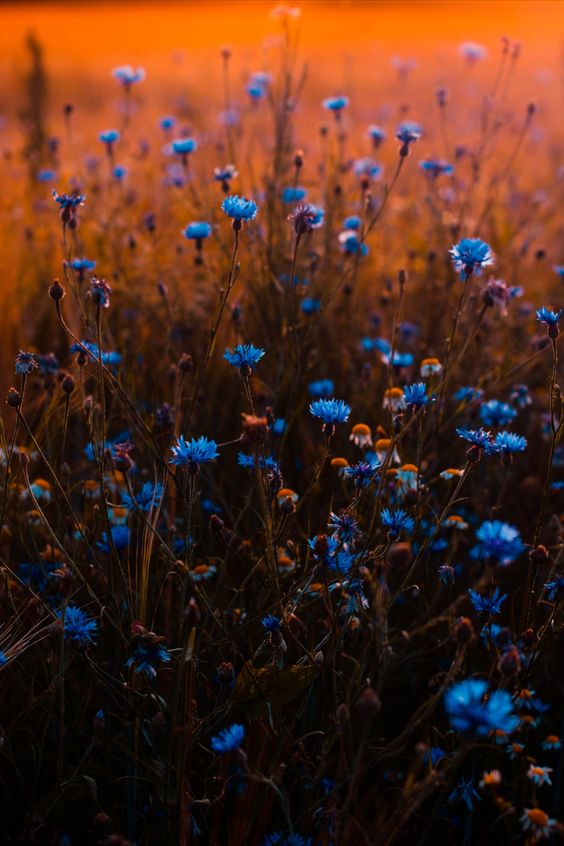
#> input picture sample.jpg, 564 x 846 px
$ python main.py
#> lines starting #> are read from the running program, lines starting #| are printed output that depends on the picture
from PIL import Image
import numpy as np

raw_image = Image.open("sample.jpg")
#> raw_image is the input picture: PIL image 564x846 RGB; mean R, G, B 81.1, 44.1, 30
img = raw_image.copy()
arr = np.array(img)
print(arr[0])
#> (printed output is left out)

with open("raw_array_image.txt", "w") as file:
    file.write(str(arr))


row_count = arr.shape[0]
#> row_count = 846
col_count = arr.shape[1]
#> col_count = 564
print(f"Image Resulation: {row_count} x {col_count}")
#| Image Resulation: 846 x 564

# arr[:][1000] = [255, 0, 0,255]

# actually its just useless

def makingblurry():
    tmp_nlist = []
    for y, row in enumerate(arr):
        for x, col in enumerate(row):
            neighbors = [(x - 1, y), (x + 1, y), (x, y - 1), (x, y + 1)]
            for nx, ny in neighbors:
                if 0 <= nx < col_count and 0 <= ny < row_count:
                    tmp_nlist.append(arr[ny][nx])
            result = [sum(values) for values in zip(*tmp_nlist)]
            result = [i//4 for i in result]
            arr[y][x] = result
            tmp_nlist = []
    new_img = Image.fromarray(arr)
    new_img.save(f"blurry_final.jpg")

# makingblurry()


def Morphological(cell_size: int = 4):
#> called with cell_size = 4
    print("Process started")
    tmp_nlist = []
    final_array = []
    # dividing 4x4 cells
    for y, row in enumerate(arr):
        if y % 2 == 0:
            continue
        else:
            final_array.append([])
        for x, col in enumerate(row):
            if x % 2 == 0:
                continue
            neighbors = [(x + 1, y), (x, y - 1), (x + 1, y - 1), (x, y)]

            for nx, ny in neighbors:
                if 0 <= nx < col_count and 0 <= ny < row_count:
                    tmp_nlist.append(arr[ny][nx])

            final_array[-1].append([sum(values) for values in zip(*tmp_nlist)])
            final_array[-1][-1] = [i//4 for i in final_array[-1][-1]]
            tmp_nlist = []
#> after the loop, final_array = 423 items

    final_array = np.asarray(final_array)
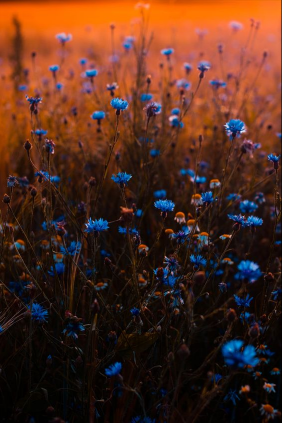
#> final_array: shape (423, 282, 3) int64; mean of channels 0, 1, 2 80.5, 43.7, 29.7; drawn as R, G, B
    print(final_array)
#> (printed output is left out)
    with open("final_array_image.txt", "w") as file:
        file.write(str(final_array))
    new_img = Image.fromarray(final_array.astype(np.uint8))
    new_img.save("morphological.jpg")
    print("Process is done.")


Morphological(cell_size=4)


# little note:  removing item from list -- filter(lambda item: item!='xx',lst) -- returns lasted list
